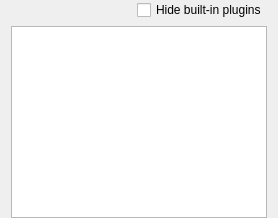
         <widget class="QWidget" name="pluginsPage">
          <layout class="QGridLayout" name="gridLayout_18">
           <property name="topMargin">
            <number>0</number>
           </property>
           <property name="bottomMargin">
            <number>0</number>
           </property>
           <item row="1" column="0" colspan="2">
            <widget class="QTreeWidget" name="pluginsList">
             <property name="focusPolicy">
              <enum>Qt::FocusPolicy::NoFocus</enum>
             </property>
             <property name="editTriggers">
              <set>QAbstractItemView::EditTrigger::NoEditTriggers</set>
             </property>
             <property name="showDropIndicator" stdset="0">
              <bool>false</bool>
             </property>
             <property name="selectionMode">
              <enum>QAbstractItemView::SelectionMode::NoSelection</enum>
             </property>
             <property name="verticalScrollMode">
              <enum>QAbstractItemView::ScrollMode::ScrollPerPixel</enum>
             </property>
             <property name="indentation">
              <number>0</number>
             </property>
             <property name="rootIsDecorated">
              <bool>false</bool>
             </property>
             <property name="expandsOnDoubleClick">
              <bool>false</bool>
             </property>
             <property name="columnCount">
              <number>2</number>
             </property>
             <attribute name="headerVisible">
              <bool>false</bool>
             </attribute>
             <attribute name="headerStretchLastSection">
              <bool>false</bool>
             </attribute>
             <column>
              <property name="text">
               <string notr="true">1</string>
              </property>
             </column>
             <column>
              <property name="text">
               <string notr="true">2</string>
              </property>
             </column>
            </widget>
           </item>
           <item row="0" column="0" colspan="2">
            <widget class="QWidget" name="hideBuiltInPluginsWidget" native="true">
             <layout class="QHBoxLayout" name="horizontalLayout_2">
              <property name="leftMargin">
               <number>0</number>
              </property>
              <property name="topMargin">
               <number>0</number>
              </property>
              <property name="rightMargin">
               <number>0</number>
              </property>
              <property name="bottomMargin">
               <number>0</number>
              </property>
              <item>
               <spacer name="horizontalSpacer">
                <property name="orientation">
                 <enum>Qt::Orientation::Horizontal</enum>
                </property>
                <property name="sizeHint" stdset="0">
                 <size>
                  <width>40</width>
                  <height>20</height>
                 </size>
                </property>
               </spacer>
              </item>
              <item>
               <widget class="QCheckBox" name="hideBuiltInPluginsCheck">
                <property name="text">
                 <string>Hide built-in plugins</string>
                </property>
               </widget>
              </item>
             </layout>
            </widget>
           </item>
          </layout>
         </widget>
